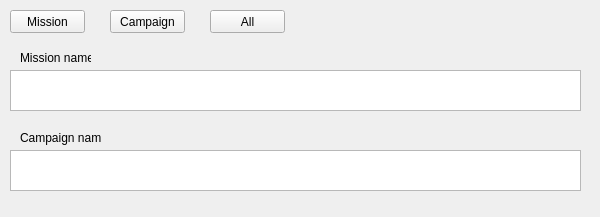
<?xml version="1.0" encoding="UTF-8"?>
<ui version="4.0">
 <class>Widget</class>
 <widget class="QWidget" name="Widget">
  <property name="geometry">
   <rect>
    <x>0</x>
    <y>0</y>
    <width>600</width>
    <height>217</height>
   </rect>
  </property>
  <property name="windowTitle">
   <string>Mission Name Generator (c) PMC</string>
  </property>
  <widget class="QPlainTextEdit" name="plainMissionName">
   <property name="geometry">
    <rect>
     <x>10</x>
     <y>70</y>
     <width>571</width>
     <height>41</height>
    </rect>
   </property>
  </widget>
  <widget class="QPushButton" name="MissionName">
   <property name="geometry">
    <rect>
     <x>10</x>
     <y>10</y>
     <width>75</width>
     <height>23</height>
    </rect>
   </property>
   <property name="text">
    <string>Mission</string>
   </property>
  </widget>
  <widget class="QPushButton" name="Campaign">
   <property name="geometry">
    <rect>
     <x>110</x>
     <y>10</y>
     <width>75</width>
     <height>23</height>
    </rect>
   </property>
   <property name="text">
    <string>Campaign</string>
   </property>
  </widget>
  <widget class="QPushButton" name="All">
   <property name="geometry">
    <rect>
     <x>210</x>
     <y>10</y>
     <width>75</width>
     <height>23</height>
    </rect>
   </property>
   <property name="text">
    <string>All</string>
   </property>
  </widget>
  <widget class="QPlainTextEdit" name="plainCampaignName">
   <property name="geometry">
    <rect>
     <x>10</x>
     <y>150</y>
     <width>571</width>
     <height>41</height>
    </rect>
   </property>
  </widget>
  <widget class="QLabel" name="Label_MissionName">
   <property name="geometry">
    <rect>
     <x>20</x>
     <y>50</y>
     <width>71</width>
     <height>16</height>
    </rect>
   </property>
   <property name="text">
    <string>Mission name</string>
   </property>
  </widget>
  <widget class="QLabel" name="Label_CampaignName">
   <property name="geometry">
    <rect>
     <x>20</x>
     <y>130</y>
     <width>81</width>
     <height>16</height>
    </rect>
   </property>
   <property name="text">
    <string>Campaign name</string>
   </property>
  </widget>
 </widget>
 <layoutdefault spacing="6" margin="11"/>
 <resources/>
 <connections/>
</ui>
